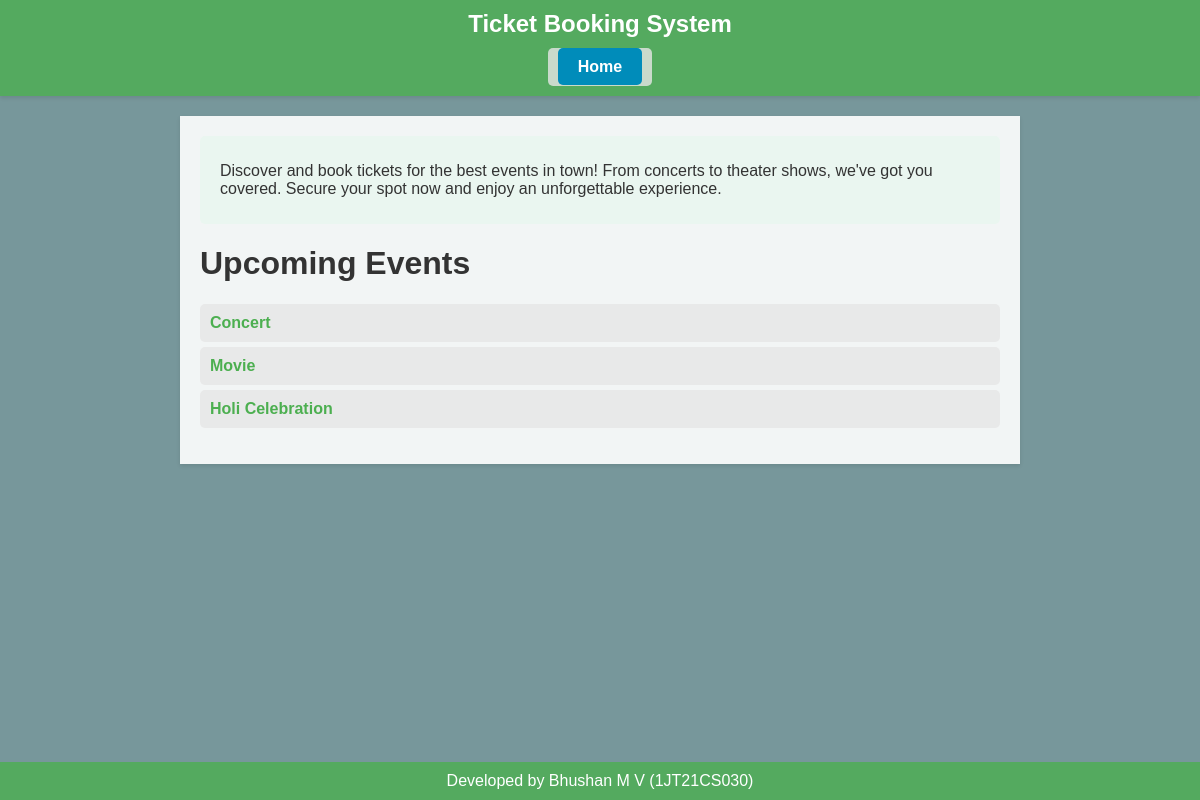
Before: / with the older database file.
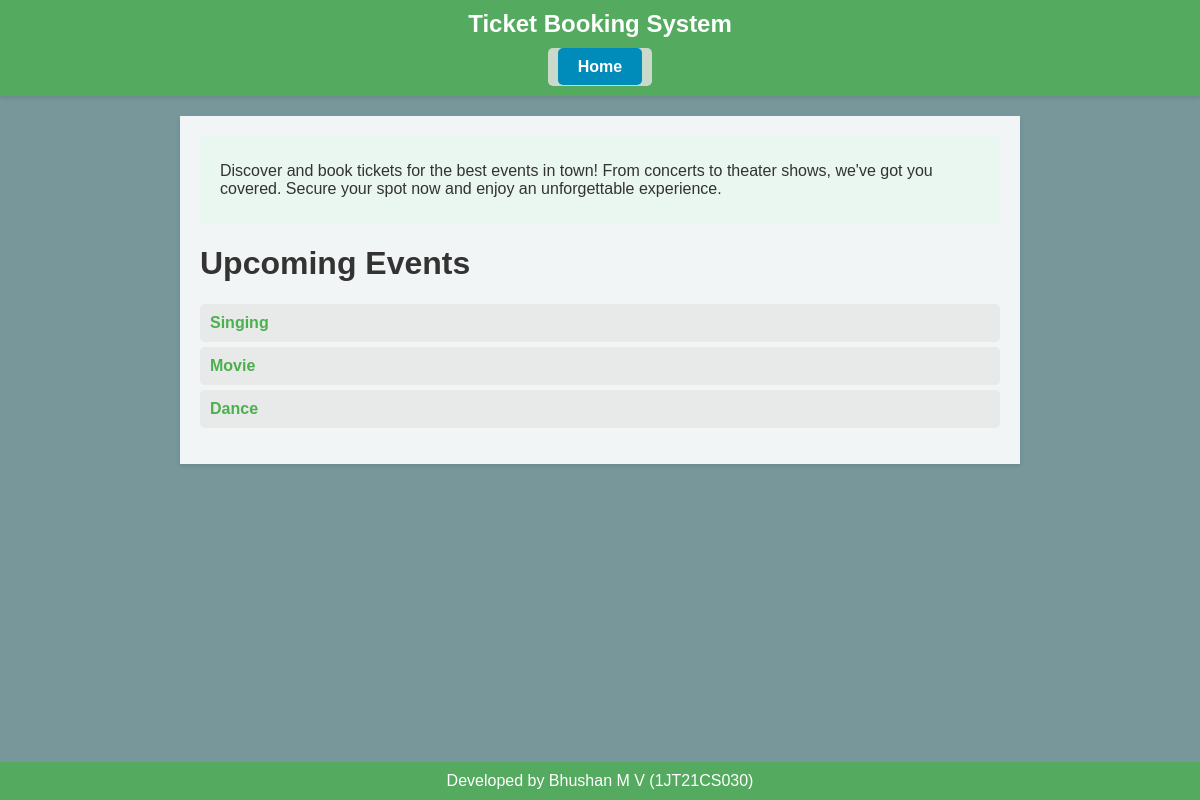
After: the same page with the newer database file.
### booking/models.py (models this page shows, shortened)
class Event(models.Model):
    name = models.CharField(max_length=200)
    date = models.DateTimeField()
    location = models.CharField(max_length=200)

### booking/views.py (the view)
# urls.py: path('', views.index, name='index'),  # Define the root URL pattern with the name 'index'
def index(request):
    events = Event.objects.all()
    return render(request, 'booking/index.html', {'events': events})

### booking/templates/booking/index.html (shortened to what this page needs)
{% extends "booking/base.html" %}
{% block introduction %}
<p>Discover and book tickets for the best events in town! From concerts to theater shows, we've got you covered. Secure your spot now and enjoy an unforgettable experience.</p>
{% endblock %}
{% block content %}
<h1>Upcoming Events</h1>
<ul>
    {% for event in events %}
        <li><a href="{% url 'event_detail' event.id %}">{{ event.name }}</a></li>
    {% endfor %}
</ul>
{% endblock %}

### booking/templates/booking/base.html (shortened to what this page needs)
<!DOCTYPE html>
<html lang="en">
<head>
    {% load static %}
    <link rel="stylesheet" type="text/css" href="{% static 'booking/styles.css' %}">
</head>
<body>
    <header>
        <h1>Ticket Booking System</h1>
        <nav>
            <ul>
                <li><a href="{% url 'index' %}">Home</a></li>
            </ul>
        </nav>
    </header>
    <main>
        <section id="introduction">
            {% block introduction %}{% endblock %}
        </section>
        {% block content %}{% endblock %}
    </main>
    <footer>
        Developed by Bhushan M V (1JT21CS030)
    </footer>
</body>
</html>

### booking/static/booking/styles.css (style rules this page uses)
body { font-family: Arial, sans-serif; margin: 0; padding: 0; background-color: #77979b; color: #333; }
header { background-color: rgba(76, 175, 80, 0.8); color: white; padding: 10px 0; text-align: center; box-shadow: 0 2px 4px rgba(0,0,0,0.1); }
header h1 { margin: 0; font-size: 24px; }
header nav ul { list-style-type: none; padding: 0; margin: 10px 0 0; display: flex; justify-content: center; }
header nav ul li { margin: 0 10px; }
header nav ul li a { text-decoration: none; color: white; font-weight: bold; background-color: #008CBA; padding: 10px 20px; border-radius: 5px; transition: background-color 0.3s ease; }
main { padding: 20px; max-width: 800px; margin: 20px auto; background-color: rgba(255, 255, 255, 0.9); box-shadow: 0 2px 4px rgba(0,0,0,0.1); }
footer { background-color: rgba(76, 175, 80, 0.8); color: white; text-align: center; padding: 10px 0; position: fixed; width: 100%; bottom: 0; }
ul { list-style-type: none; padding: 0; }
ul li { background-color: rgba(231, 231, 231, 0.8); margin: 5px 0; padding: 10px; border-radius: 5px; }
ul li a { text-decoration: none; color: #4CAF50; font-weight: bold; }
#introduction { background-color: rgba(233, 247, 239, 0.8); padding: 10px 20px; border-radius: 5px; margin-bottom: 20px; }

Changed rows visible on the page:
removed Event: name "Concert"
removed Event: name "Holi Celebration"
added Event: name "Singing"
added Event: name "Dance"
